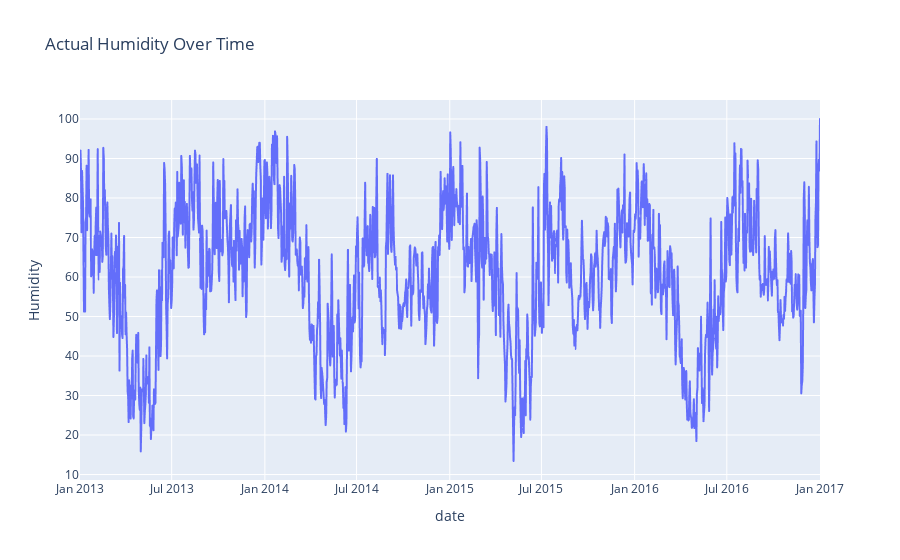

Write notebook code for a chart like this one.
### Code cell
# Plot Humidity
fig_humidity_actual = px.line(df_comparison, x='date', y='humidity_actual', 
                              title="Actual Humidity Over Time", 
                              labels={'humidity_actual': 'Humidity'})
fig_humidity_actual.show()
fig_humidity_predicted = px.line(df_comparison, x='date', y='humidity_predicted', 
                                 title="Predicted Humidity Over Time", 
                                 labels={'humidity_predicted': 'Humidity'})
fig_humidity_predicted.show()

### Figure 1 — Plotly figure (JSON) as saved in the notebook; plotly's stock layout.template omitted (floating-point values rounded to 4 significant figures; data arrays with more than 128 entries replaced by an {"elided": "..."} marker saying what was removed)
{"data": [{"hovertemplate": "date=%{x}<br>Humidity=%{y}<extra></extra>", "legendgroup": "", "line": {"color": "#636efa", "dash": "solid"}, "marker": {"symbol": "circle"}, "mode": "lines", "name": "", "showlegend": false, "type": "scattergl", "x": {"elided": "1462 str values"}, "xaxis": "x", "y": {"elided": "1462 float values"}, "yaxis": "y"}], "layout": {"legend": {"tracegroupgap": 0}, "title": {"text": "Actual Humidity Over Time"}, "xaxis": {"anchor": "y", "domain": [0, 1], "title": {"text": "date"}}, "yaxis": {"anchor": "x", "domain": [0, 1], "title": {"text": "Humidity"}}}}
